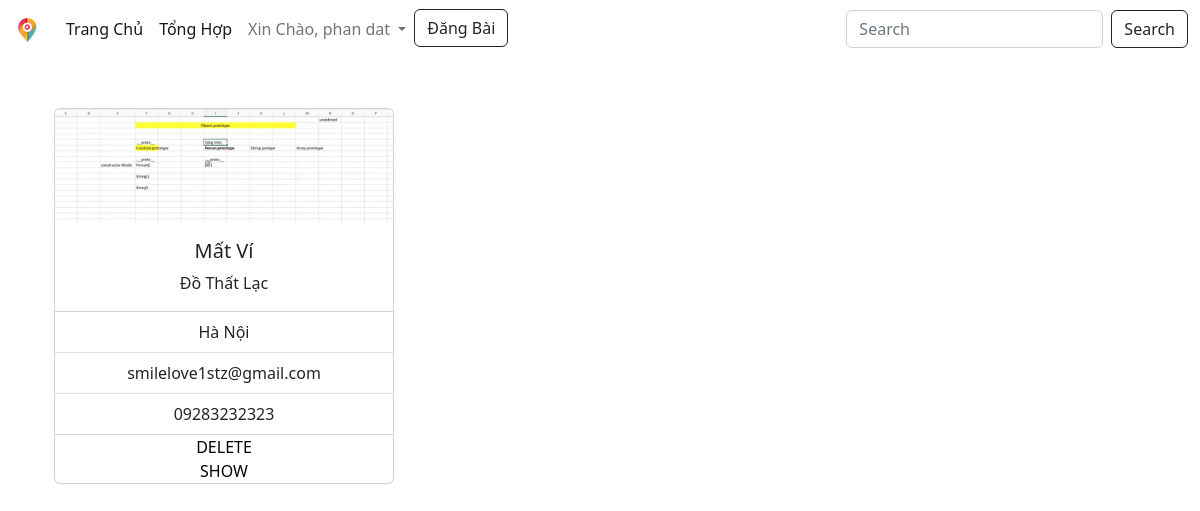
/mypost/ (signed in), run on an earlier commit of the app's database.
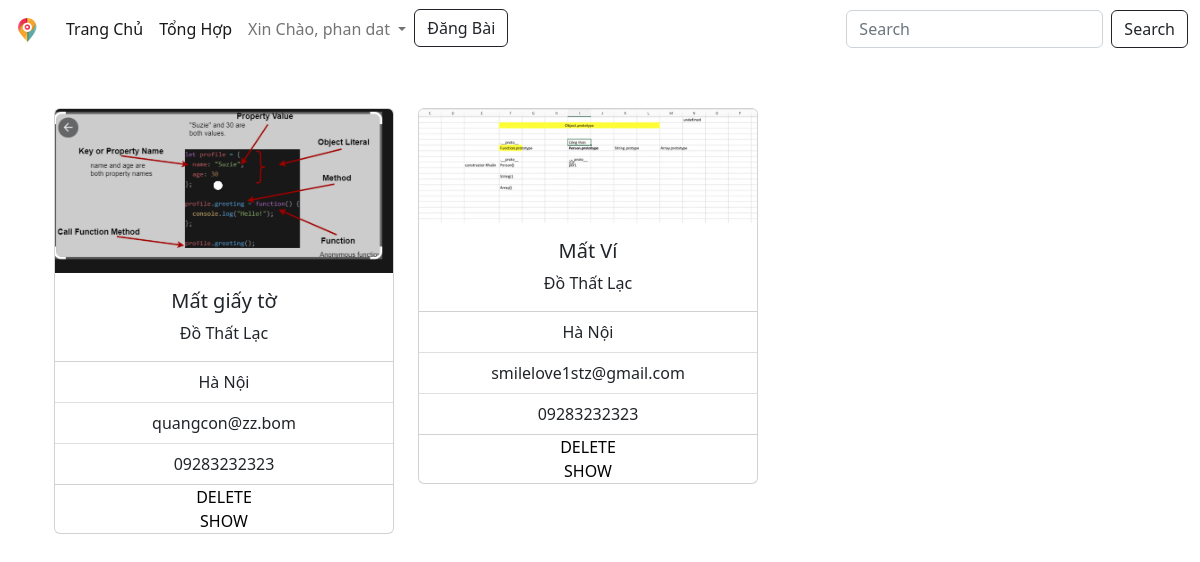
And on a later commit of the database.
### home/models.py (models this page shows, shortened)
class mypost(models.Model):
    user = models.TextField(null=True)
    title = models.TextField(max_length=1000)
    type = models.TextField()
    object = models.TextField()
    descrip = models.TextField(max_length=10000000)
    address = models.TextField()
    name = models.TextField(max_length=1000)
    pnum = models.IntegerField(null=True, blank=True)
    email = models.TextField(max_length=1000)
    images = models.ImageField(null=True ,blank=True , upload_to='images/')

### home/views.py (the view)
# urls.py: path('mypost/' , home.get_my_post, name="mypost"),
def get_my_post(request):
    if request.method == "GET":
        onedata = mypost.objects.filter().order_by('-pk')
        context = {
            'post':onedata
        }
    return render(request, 'mypost.html', context)

### home/Templates/mypost.html (shortened to what this page needs)
{% load static %}
<!DOCTYPE html>
<html>
    <head>
         <link rel="stylesheet" type"text/css" href="{% static 'css/mypost/mypost.css' %}">
         <link rel="stylesheet" href="https://cdn.jsdelivr.net/npm/bootstrap-icons@1.9.1/font/bootstrap-icons.css">
         <link href="https://cdn.jsdelivr.net/npm/bootstrap@5.2.1/dist/css/bootstrap.min.css" rel="stylesheet">
    </head>
    <body>
      {% include 'header.html' %}
        {% block content %}
        <div class="body text-center container">
            <div class="row container">
              {% for x in post %}
                {% if x.user == user.username %}
                <div class="col-sm-4">
                  <div class="card mb-3" >
                    <img src={{x.images.url}} class="card-img-top" alt="Image Not Found">
                    <div class="card-body">
                      <h5 class="card-title">{{x.title}}</h5>
                      <p class="card-text"> {{x.type}}</p>
                    </div>
                    <ul class="list-group list-group-flush">
                      <li class="list-group-item">{{x.address}}</li>
                      <li class="list-group-item">{{x.email}}</li>
                      <li class="list-group-item">0{{x.pnum}}</li>
                    </ul>
                    <a style="text-decoration:none; color:black" href="{% url "delete_post" x.id %}"> DELETE </a>
                    <a style="text-decoration:none; color:black" href="{% url "show_post" x.id %}"> SHOW </a>
                  </div>
                </div>
                  {% endif %}
                {% endfor %}
              </div>
              {%endblock%}
    </body>
</html>

### home/Templates/header.html (shortened to what this page needs)
{% load static %}
<link rel="stylesheet" type"text/css" href="{% static 'css/header/header.css' %}">
<link rel="stylesheet" href="https://cdn.jsdelivr.net/npm/bootstrap-icons@1.9.1/font/bootstrap-icons.css">
<link href="https://cdn.jsdelivr.net/npm/bootstrap@5.2.1/dist/css/bootstrap.min.css" rel="stylesheet">
<header>
    <nav class="navbar navbar-expand-lg ">
        <div class="container-fluid">
          <a class="navbar-brand" href="{% url 'home' %}">     <img src="{% static 'image/logo.png' %}" class="logo" alt="..." style="width:30px; height:30px"></a>
          <div class="collapse navbar-collapse" id="navbarSupportedContent">
            <ul class="navbar-nav me-auto mb-2 mb-lg-0">
              <li class="nav-item">
                <a class="nav-link active" aria-current="page" href="{% url "home" %}">Trang Chủ</a>
              </li>
              <li class="nav-item">
                <a class="nav-link active" aria-current="page" href="{% url "tim_kiem_post" %}">Tổng Hợp</a>
              </li>
              <li class="nav-item dropdown">
                {% if user.is_authenticated %}
                <a class="nav-link dropdown-toggle" href="#" role="button" data-bs-toggle="dropdown" aria-expanded="false">
                  Xin Chào,  {{ user.first_name }}  {{ user.last_name }}
                </a>
                <li class="nav-item">
                  <a href="/dangtin">   <button class="btn btn-outline-dark" type="submit">Đăng Bài</button> </a>
                     </li>
              </li>
              {% endif %}
            </ul>
            <form class="d-flex" role="search">
              <input class="form-control me-2" type="search" placeholder="Search" aria-label="Search">
              <button class="btn btn-outline-dark" type="submit">Search</button>
            </form>
          </div>
        </div>
      </nav>
</header>

### home/static/css/mypost/mypost.css (style rules this page uses)
.body { padding-top: 50px; }

### home/static/css/header/header.css (style rules this page uses)
.navbar { background-color: hsla(0, 0%, 0%, 0); }

What changed in the data, as far as the page shows it:
added mypost: images (picture), title "Mất giấy tờ", type "Đồ Thất Lạc", address "Hà Nội", email "quangcon@zz.bom", pnum "9283232323"
